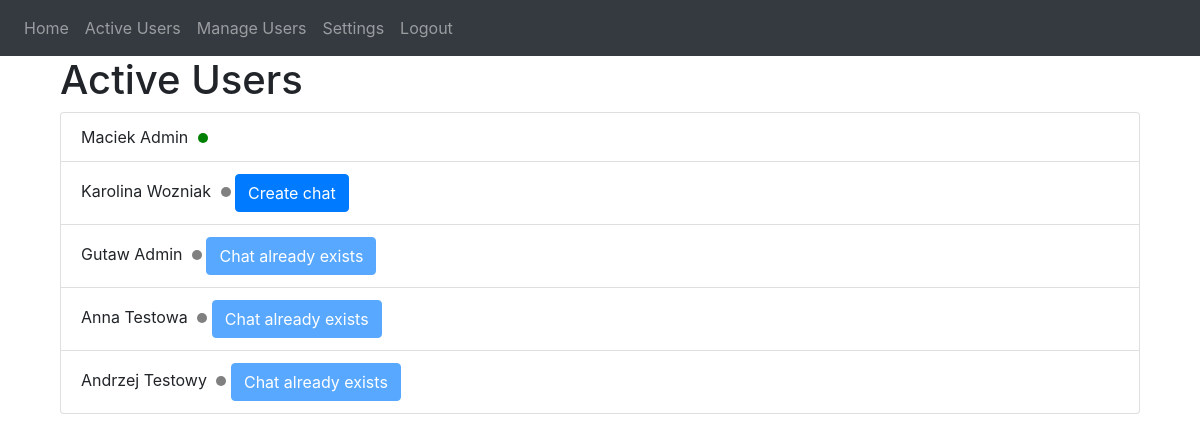
Screenshot of /active (signed in) with the database file from the repository.
### website/models.py (models this page shows)
class User(db.Model, UserMixin):
    id = db.Column(db.Integer, primary_key=True)
    first_name = db.Column(db.String(50), nullable=False)
    last_name = db.Column(db.String(50), nullable=False)
    email = db.Column(db.String(100), unique=True, nullable=False)
    password = db.Column(db.String(100), nullable=False)
    is_moderator = db.Column(db.Boolean, default=False)
    is_online = db.Column(db.Boolean, default=True)
    last_seen = db.Column(db.DateTime(timezone=True), default=func.now())

### website/views.py (the view)
@views.route('/active', methods=['GET', 'POST'])
def active():
    users = User.query.all()
    chats = Chat.query.all()
    def is_user_online(user):
        return user.is_online
    return render_template('active.html', users=users, user=current_user, chats=chats, is_user_online=is_user_online)

### website/__init__.py (called while the page is built)
def create_app():
    app = Flask(__name__)
    app.config['SECRET_KEY'] = 'hjshjhdjah kjshkjdhjs'
    app.config['SQLALCHEMY_DATABASE_URI'] = f'sqlite:///{DB_NAME}'
    db.init_app(app)
    socketio.init_app(app)
    from .views import views
    from .auth import auth
    app.register_blueprint(views, url_prefix='/')
    app.register_blueprint(auth, url_prefix='/')
    from .models import User
    with app.app_context():
        db.create_all()
    login_manager = LoginManager()
    login_manager.login_view = 'auth.login'
    login_manager.init_app(app)
    @login_manager.user_loader
    def load_user(id):
        return User.query.get(int(id))
    return app

### website/views.py (called while the page is built)
@views.before_request
@login_required
def update_last_seen():
    user = User.query.filter_by(id=current_user.id).first()
    if user:
        user.is_online = True
        user.last_seen = datetime.now()
        db.session.commit()

@views.before_request
@login_required
def update_is_user_online():
    users = User.query.all()
    for user in users:
        if user.is_online:
            time_since_activity = (
                datetime.now() - user.last_seen).seconds / 60
            print(
                f"{user.first_name} {user.last_name} last seen: {time_since_activity}")
            if time_since_activity >= 10:
                user.is_online = False
                db.session.commit()

### website/templates/active.html (shortened to what this page needs)
{% extends "base.html" %}
{% block content %}
<div class="container">
	<h1>Active Users</h1>
	<ul class="list-group">
		{% for user in users %}
		<li class="list-group-item">
			{{ user.first_name }} {{ user.last_name }}
			{% if user.is_online %}
			<span class="dot dot-green"></span>
			{% else %}
			<span class="dot dot-gray"></span>
			{% endif %}
			{% if user.id != current_user.id %}
				{% set chat_exists = [] %}
				{% for chat in chats %}
					{% if chat.user1_id == current_user.id and chat.user2_id == user.id %}
						{% set temp = chat_exists.append(true)%}
					{% elif chat.user1_id == user.id and chat.user2_id == current_user.id %}
						{% set temp = chat_exists.append(true) %}
					{% endif %}
				{% endfor %}
				{% if chat_exists %}
					<button class="btn btn-primary create-chat-btn" data-userid="exists" disabled>
						Chat already exists
					</button>
				{% else %}
					<button class="btn btn-primary create-chat-btn" data-userid="{{ user.id }}">
						Create chat
					</button>
				{% endif %}
			{% endif %}
		</li>
		{% endfor %}
	</ul>
</div>
{% endblock %}

### website/static/css/style.css (style rules this page uses)
.dot { height: 10px; width: 10px; border-radius: 50%; display: inline-block; margin-left: 5px; }
.dot-green { background-color: green; }
.dot-gray { background-color: gray; }

### rows the page displays
User: first_name "Maciek", last_name "Admin", is_online True (drawn)
User: first_name "Karolina", last_name "Wozniak"
User: first_name "Gutaw", last_name "Admin", shows "Chat already exists"
User: first_name "Anna", last_name "Testowa", shows "Chat already exists"
User: first_name "Andrzej", last_name "Testowy", shows "Chat already exists"
